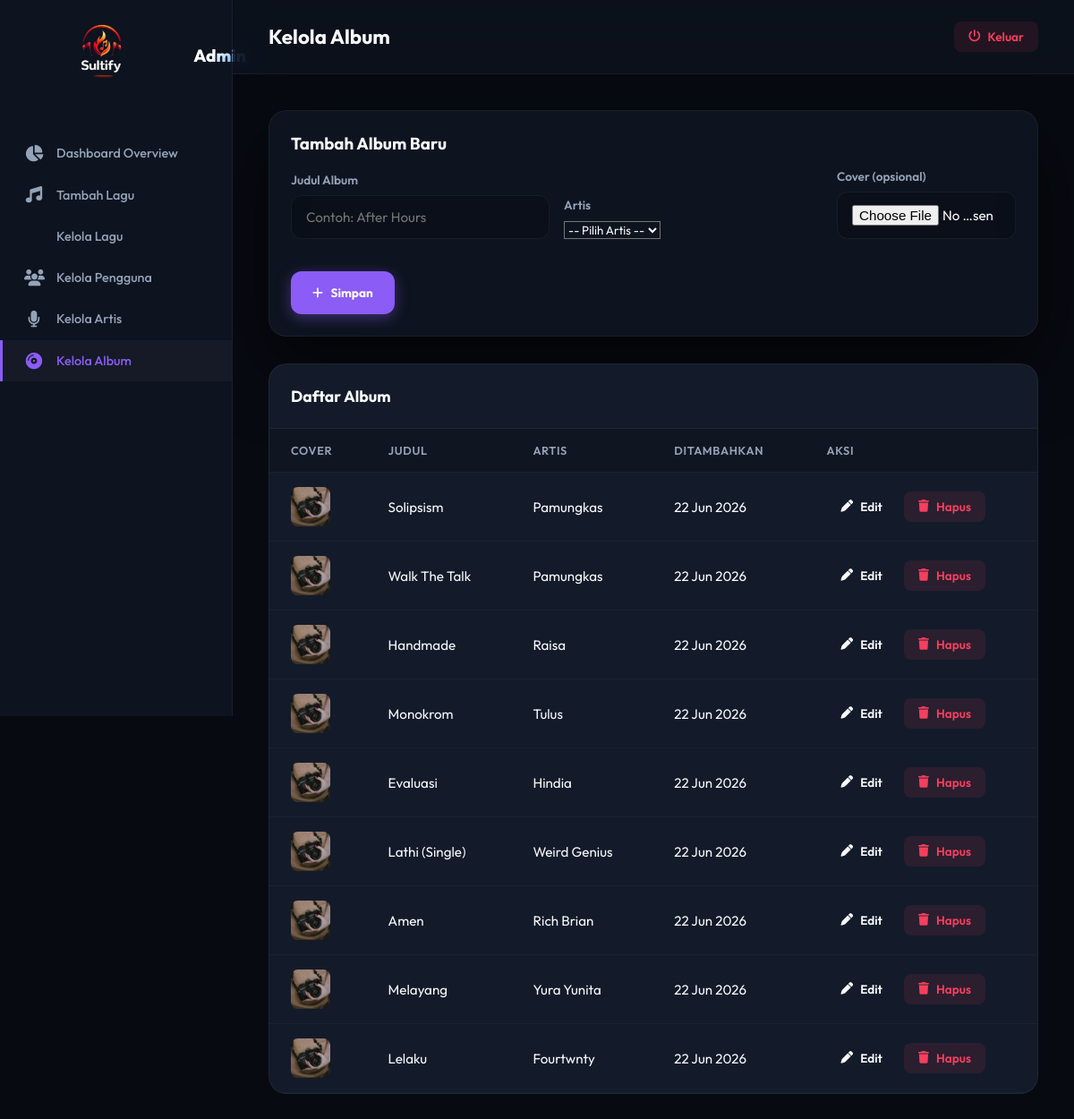
Page /admin/albums.php (signed in) on the committed database.
### tables this page shows
CREATE TABLE `albums` (
  `id`           INT UNSIGNED    NOT NULL AUTO_INCREMENT,
  `artist_id`    INT UNSIGNED    NOT NULL,
  `title`        VARCHAR(200)    NOT NULL,
  `slug`         VARCHAR(210)    NOT NULL,
  `cover`        VARCHAR(255)    DEFAULT 'default_cover.png',
  `description`  TEXT            DEFAULT NULL,
  `release_date` DATE            DEFAULT NULL,
  `album_type`   ENUM('album','single','ep','compilation') NOT NULL DEFAULT 'album',
  `genre`        VARCHAR(100)    DEFAULT NULL,
  `total_tracks` INT UNSIGNED    NOT NULL DEFAULT 0,
  `is_published`  TINYINT(1)     NOT NULL DEFAULT 1,
  `created_at`   TIMESTAMP       NOT NULL DEFAULT CURRENT_TIMESTAMP,
  `updated_at`   TIMESTAMP       NOT NULL DEFAULT CURRENT_TIMESTAMP ON UPDATE CURRENT_TIMESTAMP,
  PRIMARY KEY (`id`),
  UNIQUE KEY `uq_albums_slug`     (`slug`),
  KEY `idx_albums_artist_id`      (`artist_id`),
  KEY `idx_albums_release_date`   (`release_date`),
  CONSTRAINT `fk_albums_artist`
    FOREIGN KEY (`artist_id`) REFERENCES `artists` (`id`)
    ON DELETE CASCADE ON UPDATE CASCADE
);

CREATE TABLE `artists` (
  `id`          INT UNSIGNED    NOT NULL AUTO_INCREMENT,
  `name`        VARCHAR(150)    NOT NULL,
  `slug`        VARCHAR(160)    NOT NULL,
  `bio`         TEXT            DEFAULT NULL,
  `photo`       VARCHAR(255)    DEFAULT 'default_artist.png',
  `country`     VARCHAR(100)    DEFAULT NULL,
  `genre`       VARCHAR(100)    DEFAULT NULL,
  `monthly_listeners` INT UNSIGNED DEFAULT 0,
  `is_verified` TINYINT(1)      NOT NULL DEFAULT 0,
  `created_at`  TIMESTAMP       NOT NULL DEFAULT CURRENT_TIMESTAMP,
  `updated_at`  TIMESTAMP       NOT NULL DEFAULT CURRENT_TIMESTAMP ON UPDATE CURRENT_TIMESTAMP,
  PRIMARY KEY (`id`),
  UNIQUE KEY `uq_artists_slug`   (`slug`),
  KEY `idx_artists_genre`        (`genre`)
);

### config/database.php (called while the page is built, shortened)
<?php
function getCoverUrl(string $cover = null): string {
    if ($cover && file_exists(UPLOAD_PATH . $cover)) {
        return BASE_URL . '/uploads/' . $cover;
    }
    return BASE_URL . '/assets/images/default_cover.svg';
}

### admin/albums.php (the view, shortened to what this page needs)
<?php
require_once __DIR__ . '/../config/database.php';
$pdo = getDB();
$albums = $pdo->query("SELECT a.id, a.title, a.cover, a.created_at, ar.name AS artist_name FROM albums a LEFT JOIN artists ar ON a.artist_id = ar.id ORDER BY a.created_at DESC")->fetchAll();
?>
<!DOCTYPE html>
<html lang='id'>
<head>
    <link href='https://cdnjs.cloudflare.com/ajax/libs/font-awesome/6.4.0/css/all.min.css' rel='stylesheet'>
    <link rel='stylesheet' href='<?= BASE_URL ?>/assets/css/style.css'>
</head>
<body>
<div class='admin-layout'>
    <?php include __DIR__ . '/includes/sidebar.php'; ?>
    <main class='admin-main'>
        <header class='admin-topbar'>
            <h1>Kelola Album</h1>
            <a href='<?= BASE_URL ?>/auth/logout.php' class='btn-danger btn-sm'><i class='fa-solid fa-power-off'></i> Keluar</a>
        </header>
        <div class='admin-body'>
            <div class='auth-card fade-in' style='max-width:100%;margin-bottom:30px;padding:24px;border-radius:var(--radius-lg);'>
                <h3 style='margin-bottom:16px;'>Tambah Album Baru</h3>
                <form method='POST' enctype='multipart/form-data' style='display:flex;gap:16px;flex-wrap:wrap;align-items:flex-end;'>
                    <div class='form-group' style='flex:2;min-width:250px;'>
                        <label>Judul Album</label>
                        <input type='text' name='title' required placeholder='Contoh: After Hours'>
                    </div>
                    <div class='form-group' style='flex:2;min-width:250px;'>
                        <label>Artis</label>
                        <select name='artist_id' required>
                            <option value=''>-- Pilih Artis --</option>
                        </select>
                    </div>
                    <div class='form-group' style='flex:1;min-width:200px;'>
                        <label>Cover (opsional)</label>
                        <input type='file' name='cover' accept='image/*'>
                    </div>
                    <button type='submit' class='btn-signup' style='height:48px;'><i class='fa-solid fa-plus' style='margin-right:6px;'></i> Simpan</button>
                </form>
            </div>
            <div class='admin-table-card fade-in' style='animation-delay:0.1s;'>
                <div class='admin-table-header'><h3>Daftar Album</h3></div>
                <div style='overflow-x:auto;'>
                    <table class='admin-table'>
                        <thead>
                            <tr>
                                <th>Cover</th>
                                <th>Judul</th>
                                <th>Artis</th>
                                <th>Ditambahkan</th>
                                <th>Aksi</th>
                            </tr>
                        </thead>
                        <tbody>
                            <?php foreach ($albums as $al): ?>
                                <tr>
                                    <td><img src='<?= getCoverUrl($al['cover']) ?>' style='width:44px;height:44px;border-radius:8px;object-fit:cover;' onerror="this.src='<?= BASE_URL ?>/assets/images/default_cover.svg'"></td>
                                    <td><?= htmlspecialchars($al['title']) ?></td>
                                    <td><?= htmlspecialchars($al['artist_name'] ?? 'Tidak diketahui') ?></td>
                                    <td><?php echo $al['created_at'] ? date('d M Y', strtotime($al['created_at'])) : '-'; ?></td>
                                    <td>
                                        <a href='<?= BASE_URL ?>/admin/albums_edit.php?id=<?= $al['id'] ?>' class='btn btn-sm btn-primary' style='margin-right:5px;'><i class='fa-solid fa-pen'></i> Edit</a>
                                        <a href='<?= BASE_URL ?>/admin/albums.php?delete_id=<?= $al['id'] ?>' class='btn btn-sm btn-danger' onclick="return confirm('Yakin hapus album ini?');"><i class='fa-solid fa-trash'></i> Hapus</a>
                                    </td>
                                </tr>
                            <?php endforeach; ?>
                        </tbody>
                    </table>
                </div>
            </div>
        </div>
    </main>
</div>
</body>
</html>

### assets/css/style.css (style rules this page uses)
:root { --bg: #070A11; --bg2: #0A0E17; --sidebar: #0D131F; --card: #131B2A; --card-hover: #1D283E; --primary: #8B5CF6; --primary-dark:#7C3AED; --primary-glow:rgba(139,92,246,.4); --accent: #F43F5E; --text: #F8FAFC; --text-muted: #94A3B8; --text-dim: #64748B; --border: rgba(255,255,255,.05); --player-bg: rgba(19, 27, 42, 0.85); --sidebar-w: 260px; --radius: 12px; --radius-lg: 20px; --transition: all .3s cubic-bezier(0.4, 0, 0.2, 1); }
*, *::before, *::after { box-sizing: border-box; margin: 0; padding: 0; }
html { font-size: 16px; scroll-behavior: smooth; }
body { font-family: 'Outfit', sans-serif; background: var(--bg); color: var(--text); min-height: 100vh; overflow-x: hidden; }
a { color: inherit; text-decoration: none; transition: var(--transition); }
button { cursor: pointer; border: none; background: none; color: inherit; font-family: inherit; }
img { display: block; max-width: 100%; }
input, select, textarea { font-family: inherit; color: var(--text); background: transparent; }
.btn-signup { padding: 10px 24px; border-radius: 12px; font-size: .85rem; font-weight: 700; background: var(--primary); color: #fff; box-shadow: 0 4px 16px var(--primary-glow); transition: var(--transition); }
.auth-card { width: 100%; max-width: 440px; background: rgba(19, 27, 42, 0.6); backdrop-filter: blur(30px); border: 1px solid var(--border); border-radius: 24px; padding: 48px 40px; box-shadow: 0 32px 80px rgba(0,0,0,.6); }
.auth-card .form-group { margin-bottom: 20px; }
.auth-card label { display: block; font-size: .85rem; font-weight: 600; color: var(--text-muted); margin-bottom: 8px; }
.auth-card input { width: 100%; padding: 14px 16px; background: rgba(0,0,0,.2); border: 1px solid var(--border); border-radius: var(--radius); font-size: .95rem; color: var(--text); transition: var(--transition); }
.admin-layout { display: flex; min-height: 100vh; background: var(--bg); }
.admin-main { flex: 1; overflow-y: auto; }
.admin-topbar { display: flex; align-items: center; justify-content: space-between; padding: 24px 40px; background: rgba(13,19,31,.8); backdrop-filter: blur(20px); border-bottom: 1px solid var(--border); position: sticky; top: 0; z-index: 50; }
.admin-topbar h1 { font-size: 1.4rem; font-weight: 700; }
.admin-body { padding: 40px; }
.admin-table-card { background: var(--card); border-radius: var(--radius-lg); border: 1px solid var(--border); overflow: hidden; }
.admin-table-header { display: flex; align-items: center; justify-content: space-between; padding: 24px; border-bottom: 1px solid var(--border); }
.admin-table-header h3 { font-size: 1.1rem; font-weight: 700; }
.admin-table { width: 100%; border-collapse: collapse; }
.admin-table th { padding: 16px 24px; text-align: left; font-size: .8rem; font-weight: 600; text-transform: uppercase; letter-spacing: .05em; color: var(--text-muted); background: rgba(0,0,0,.2); border-bottom: 1px solid var(--border); }
.admin-table td { padding: 16px 24px; font-size: .95rem; border-bottom: 1px solid rgba(255,255,255,.03); }
.admin-table tbody tr { transition: var(--transition); }
.btn-sm { padding: 8px 16px; border-radius: 8px; font-size: .85rem; font-weight: 600; transition: var(--transition); display: inline-flex; align-items: center; gap: 8px; }
.btn-danger { background: rgba(244,63,94,.1); color: #F43F5E; }
.fade-in { animation: fadeInUp .5s cubic-bezier(0.2, 0.8, 0.2, 1) forwards; }

### rows in the picture
albums: cover (placeholder picture), title "Solipsism", artist.name "Pamungkas", created_at "22 Jun 2026"
albums: cover (placeholder picture), title "Walk The Talk", artist.name "Pamungkas", created_at "22 Jun 2026"
albums: cover (placeholder picture), title "Handmade", artist.name "Raisa", created_at "22 Jun 2026"
albums: cover (placeholder picture), title "Monokrom", artist.name "Tulus", created_at "22 Jun 2026"
albums: cover (placeholder picture), title "Evaluasi", artist.name "Hindia", created_at "22 Jun 2026"
albums: cover (placeholder picture), title "Lathi (Single)", artist.name "Weird Genius", created_at "22 Jun 2026"
albums: cover (placeholder picture), title "Amen", artist.name "Rich Brian", created_at "22 Jun 2026"
albums: cover (placeholder picture), title "Melayang", artist.name "Yura Yunita", created_at "22 Jun 2026"
albums: cover (placeholder picture), title "Lelaku", artist.name "Fourtwnty", created_at "22 Jun 2026"
